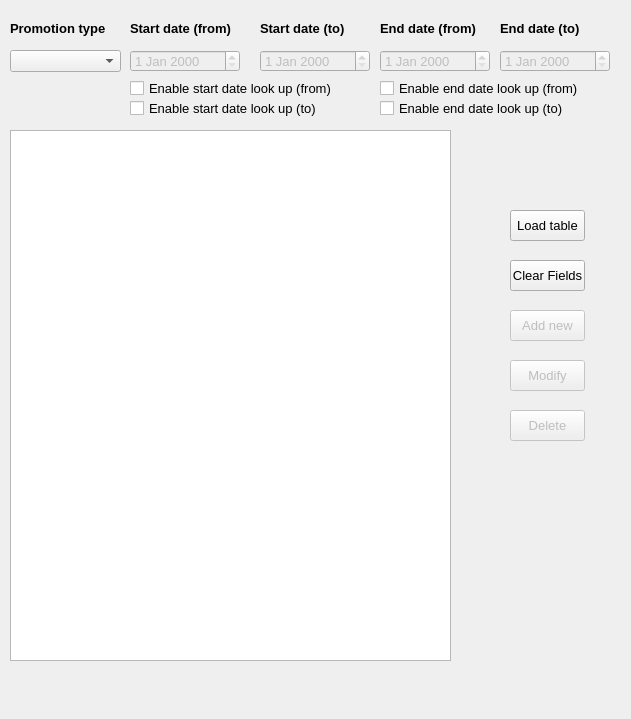
<?xml version="1.0" encoding="UTF-8"?>
<ui version="4.0">
 <class>PromotionsForm</class>
 <widget class="QMainWindow" name="PromotionsForm">
  <property name="geometry">
   <rect>
    <x>0</x>
    <y>0</y>
    <width>631</width>
    <height>719</height>
   </rect>
  </property>
  <property name="font">
   <font>
    <pointsize>10</pointsize>
   </font>
  </property>
  <property name="windowTitle">
   <string>Promotions</string>
  </property>
  <property name="windowIcon">
   <iconset resource="MyResources.qrc">
    <normaloff>:/Images/promotion pic.png</normaloff>:/Images/promotion pic.png</iconset>
  </property>
  <widget class="QWidget" name="centralwidget">
   <widget class="QComboBox" name="cbxPromotionType">
    <property name="geometry">
     <rect>
      <x>10</x>
      <y>50</y>
      <width>111</width>
      <height>22</height>
     </rect>
    </property>
   </widget>
   <widget class="QCheckBox" name="chkEndDateTo">
    <property name="geometry">
     <rect>
      <x>380</x>
      <y>100</y>
      <width>201</width>
      <height>17</height>
     </rect>
    </property>
    <property name="text">
     <string>Enable end date look up (to)</string>
    </property>
   </widget>
   <widget class="QDateEdit" name="dedStartDateFrom">
    <property name="enabled">
     <bool>false</bool>
    </property>
    <property name="geometry">
     <rect>
      <x>130</x>
      <y>50</y>
      <width>110</width>
      <height>22</height>
     </rect>
    </property>
   </widget>
   <widget class="QCheckBox" name="chkStartDateFrom">
    <property name="geometry">
     <rect>
      <x>130</x>
      <y>80</y>
      <width>211</width>
      <height>17</height>
     </rect>
    </property>
    <property name="text">
     <string>Enable start date look up (from)</string>
    </property>
   </widget>
   <widget class="QPushButton" name="pbtClearFields">
    <property name="enabled">
     <bool>true</bool>
    </property>
    <property name="geometry">
     <rect>
      <x>510</x>
      <y>260</y>
      <width>75</width>
      <height>31</height>
     </rect>
    </property>
    <property name="text">
     <string>Clear Fields</string>
    </property>
   </widget>
   <widget class="QPushButton" name="pbtDelete">
    <property name="enabled">
     <bool>false</bool>
    </property>
    <property name="geometry">
     <rect>
      <x>510</x>
      <y>410</y>
      <width>75</width>
      <height>31</height>
     </rect>
    </property>
    <property name="text">
     <string>Delete</string>
    </property>
   </widget>
   <widget class="QCheckBox" name="chkStartDateTo">
    <property name="geometry">
     <rect>
      <x>130</x>
      <y>100</y>
      <width>201</width>
      <height>17</height>
     </rect>
    </property>
    <property name="text">
     <string>Enable start date look up (to)</string>
    </property>
   </widget>
   <widget class="QPushButton" name="pbtLoadTable">
    <property name="geometry">
     <rect>
      <x>510</x>
      <y>210</y>
      <width>75</width>
      <height>31</height>
     </rect>
    </property>
    <property name="text">
     <string>Load table</string>
    </property>
   </widget>
   <widget class="QLabel" name="label_3">
    <property name="geometry">
     <rect>
      <x>260</x>
      <y>20</y>
      <width>111</width>
      <height>16</height>
     </rect>
    </property>
    <property name="font">
     <font>
      <pointsize>10</pointsize>
      <weight>75</weight>
      <bold>true</bold>
     </font>
    </property>
    <property name="text">
     <string>Start date (to)</string>
    </property>
   </widget>
   <widget class="QLabel" name="label_5">
    <property name="geometry">
     <rect>
      <x>500</x>
      <y>20</y>
      <width>101</width>
      <height>16</height>
     </rect>
    </property>
    <property name="font">
     <font>
      <pointsize>10</pointsize>
      <weight>75</weight>
      <bold>true</bold>
     </font>
    </property>
    <property name="text">
     <string>End date (to)</string>
    </property>
   </widget>
   <widget class="QLabel" name="label">
    <property name="geometry">
     <rect>
      <x>10</x>
      <y>20</y>
      <width>111</width>
      <height>16</height>
     </rect>
    </property>
    <property name="font">
     <font>
      <pointsize>10</pointsize>
      <weight>75</weight>
      <bold>true</bold>
     </font>
    </property>
    <property name="text">
     <string>Promotion type</string>
    </property>
   </widget>
   <widget class="QTableView" name="tvwTable">
    <property name="geometry">
     <rect>
      <x>10</x>
      <y>130</y>
      <width>441</width>
      <height>531</height>
     </rect>
    </property>
   </widget>
   <widget class="QLabel" name="label_4">
    <property name="geometry">
     <rect>
      <x>380</x>
      <y>20</y>
      <width>111</width>
      <height>16</height>
     </rect>
    </property>
    <property name="font">
     <font>
      <pointsize>10</pointsize>
      <weight>75</weight>
      <bold>true</bold>
     </font>
    </property>
    <property name="text">
     <string>End date (from)</string>
    </property>
   </widget>
   <widget class="QDateEdit" name="dedStartDateTo">
    <property name="enabled">
     <bool>false</bool>
    </property>
    <property name="geometry">
     <rect>
      <x>260</x>
      <y>50</y>
      <width>110</width>
      <height>22</height>
     </rect>
    </property>
   </widget>
   <widget class="QPushButton" name="pbtModify">
    <property name="enabled">
     <bool>false</bool>
    </property>
    <property name="geometry">
     <rect>
      <x>510</x>
      <y>360</y>
      <width>75</width>
      <height>31</height>
     </rect>
    </property>
    <property name="text">
     <string>Modify</string>
    </property>
   </widget>
   <widget class="QDateEdit" name="dedEndDateTo">
    <property name="enabled">
     <bool>false</bool>
    </property>
    <property name="geometry">
     <rect>
      <x>500</x>
      <y>50</y>
      <width>110</width>
      <height>22</height>
     </rect>
    </property>
   </widget>
   <widget class="QCheckBox" name="chkEndDateFrom">
    <property name="geometry">
     <rect>
      <x>380</x>
      <y>80</y>
      <width>201</width>
      <height>17</height>
     </rect>
    </property>
    <property name="text">
     <string>Enable end date look up (from)</string>
    </property>
   </widget>
   <widget class="QDateEdit" name="dedEndDateFrom">
    <property name="enabled">
     <bool>false</bool>
    </property>
    <property name="geometry">
     <rect>
      <x>380</x>
      <y>50</y>
      <width>110</width>
      <height>22</height>
     </rect>
    </property>
   </widget>
   <widget class="QPushButton" name="pbtAddNew">
    <property name="enabled">
     <bool>false</bool>
    </property>
    <property name="geometry">
     <rect>
      <x>510</x>
      <y>310</y>
      <width>75</width>
      <height>31</height>
     </rect>
    </property>
    <property name="text">
     <string>Add new</string>
    </property>
   </widget>
   <widget class="QLabel" name="label_2">
    <property name="geometry">
     <rect>
      <x>130</x>
      <y>20</y>
      <width>121</width>
      <height>16</height>
     </rect>
    </property>
    <property name="font">
     <font>
      <pointsize>10</pointsize>
      <weight>75</weight>
      <bold>true</bold>
     </font>
    </property>
    <property name="text">
     <string>Start date (from)</string>
    </property>
   </widget>
  </widget>
  <widget class="QMenuBar" name="menubar">
   <property name="geometry">
    <rect>
     <x>0</x>
     <y>0</y>
     <width>631</width>
     <height>23</height>
    </rect>
   </property>
  </widget>
  <widget class="QStatusBar" name="statusbar">
   <property name="sizeGripEnabled">
    <bool>false</bool>
   </property>
  </widget>
 </widget>
 <resources>
  <include location="MyResources.qrc"/>
 </resources>
 <connections/>
</ui>
